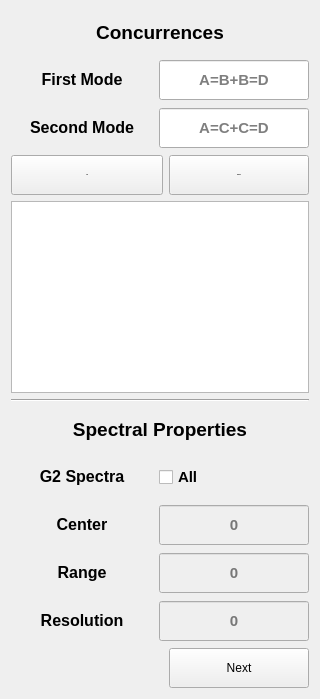
      <widget class="QWidget" name="tab_concurrence">
       <attribute name="title">
        <string>Concurrence</string>
       </attribute>
       <layout class="QGridLayout" name="gridLayout">
        <item row="11" column="0">
         <widget class="QLabel" name="label_114">
          <property name="minimumSize">
           <size>
            <width>142</width>
            <height>42</height>
           </size>
          </property>
          <property name="maximumSize">
           <size>
            <width>200</width>
            <height>16777215</height>
           </size>
          </property>
          <property name="text">
           <string>&lt;html&gt;&lt;head/&gt;&lt;body&gt;&lt;p align=&quot;center&quot;&gt;&lt;span style=&quot; font-size:12pt; font-weight:700;&quot;&gt;Range&lt;/span&gt;&lt;/p&gt;&lt;/body&gt;&lt;/html&gt;</string>
          </property>
         </widget>
        </item>
        <item row="12" column="0">
         <widget class="QLabel" name="label_115">
          <property name="minimumSize">
           <size>
            <width>142</width>
            <height>42</height>
           </size>
          </property>
          <property name="maximumSize">
           <size>
            <width>200</width>
            <height>16777215</height>
           </size>
          </property>
          <property name="text">
           <string>&lt;html&gt;&lt;head/&gt;&lt;body&gt;&lt;p align=&quot;center&quot;&gt;&lt;span style=&quot; font-size:12pt; font-weight:700;&quot;&gt;Resolution&lt;/span&gt;&lt;/p&gt;&lt;/body&gt;&lt;/html&gt;</string>
          </property>
         </widget>
        </item>
        <item row="9" column="0">
         <widget class="QLabel" name="label_55">
          <property name="minimumSize">
           <size>
            <width>142</width>
            <height>42</height>
           </size>
          </property>
          <property name="maximumSize">
           <size>
            <width>200</width>
            <height>16777215</height>
           </size>
          </property>
          <property name="text">
           <string>&lt;html&gt;&lt;head/&gt;&lt;body&gt;&lt;p align=&quot;center&quot;&gt;&lt;span style=&quot; font-size:12pt; font-weight:700;&quot;&gt;G2 Spectra&lt;/span&gt;&lt;/p&gt;&lt;/body&gt;&lt;/html&gt;</string>
          </property>
         </widget>
        </item>
        <item row="4" column="0">
         <widget class="QLabel" name="label_54">
          <property name="minimumSize">
           <size>
            <width>142</width>
            <height>42</height>
           </size>
          </property>
          <property name="maximumSize">
           <size>
            <width>200</width>
            <height>16777215</height>
           </size>
          </property>
          <property name="text">
           <string>&lt;html&gt;&lt;head/&gt;&lt;body&gt;&lt;p align=&quot;center&quot;&gt;&lt;span style=&quot; font-size:12pt; font-weight:700;&quot;&gt;Second Mode&lt;/span&gt;&lt;/p&gt;&lt;/body&gt;&lt;/html&gt;</string>
          </property>
         </widget>
        </item>
        <item row="10" column="0">
         <widget class="QLabel" name="label_113">
          <property name="minimumSize">
           <size>
            <width>142</width>
            <height>42</height>
           </size>
          </property>
          <property name="maximumSize">
           <size>
            <width>200</width>
            <height>16777215</height>
           </size>
          </property>
          <property name="text">
           <string>&lt;html&gt;&lt;head/&gt;&lt;body&gt;&lt;p align=&quot;center&quot;&gt;&lt;span style=&quot; font-size:12pt; font-weight:700;&quot;&gt;Center&lt;/span&gt;&lt;/p&gt;&lt;/body&gt;&lt;/html&gt;</string>
          </property>
         </widget>
        </item>
        <item row="3" column="0">
         <widget class="QLabel" name="label_53">
          <property name="minimumSize">
           <size>
            <width>142</width>
            <height>42</height>
           </size>
          </property>
          <property name="maximumSize">
           <size>
            <width>200</width>
            <height>16777215</height>
           </size>
          </property>
          <property name="text">
           <string>&lt;html&gt;&lt;head/&gt;&lt;body&gt;&lt;p align=&quot;center&quot;&gt;&lt;span style=&quot; font-size:12pt; font-weight:700;&quot;&gt;First Mode&lt;/span&gt;&lt;/p&gt;&lt;/body&gt;&lt;/html&gt;</string>
          </property>
         </widget>
        </item>
        <item row="5" column="0" colspan="2">
         <widget class="QPushButton" name="button_add_concurrence_to_output">
          <property name="minimumSize">
           <size>
            <width>140</width>
            <height>40</height>
           </size>
          </property>
          <property name="font">
           <font>
            <pointsize>-1</pointsize>
            <bold>true</bold>
           </font>
          </property>
          <property name="text">
           <string>Add</string>
          </property>
         </widget>
        </item>
        <item row="5" column="2">
         <widget class="QPushButton" name="button_remove_concurrence_from_output">
          <property name="minimumSize">
           <size>
            <width>140</width>
            <height>40</height>
           </size>
          </property>
          <property name="font">
           <font>
            <pointsize>-1</pointsize>
            <bold>true</bold>
           </font>
          </property>
          <property name="text">
           <string>Remove</string>
          </property>
         </widget>
        </item>
        <item row="2" column="0" colspan="3">
         <widget class="QLabel" name="label_title_set_concurrences">
          <property name="minimumSize">
           <size>
            <width>142</width>
            <height>42</height>
           </size>
          </property>
          <property name="maximumSize">
           <size>
            <width>16777215</width>
            <height>40</height>
           </size>
          </property>
          <property name="frameShape">
           <enum>QFrame::NoFrame</enum>
          </property>
          <property name="frameShadow">
           <enum>QFrame::Plain</enum>
          </property>
          <property name="text">
           <string>&lt;html&gt;&lt;head/&gt;&lt;body&gt;&lt;p align=&quot;center&quot;&gt;&lt;span style=&quot; font-size:14pt; font-weight:700;&quot;&gt;Concurrences&lt;/span&gt;&lt;/p&gt;&lt;/body&gt;&lt;/html&gt;</string>
          </property>
         </widget>
        </item>
        <item row="3" column="1" colspan="2">
         <widget class="QLineEdit" name="textinput_concurrence_first">
          <property name="minimumSize">
           <size>
            <width>140</width>
            <height>40</height>
           </size>
          </property>
          <property name="font">
           <font>
            <pointsize>11</pointsize>
            <bold>true</bold>
           </font>
          </property>
          <property name="text">
           <string/>
          </property>
          <property name="frame">
           <bool>true</bool>
          </property>
          <property name="alignment">
           <set>Qt::AlignCenter</set>
          </property>
          <property name="placeholderText">
           <string>A=B+B=D</string>
          </property>
         </widget>
        </item>
        <item row="4" column="1" colspan="2">
         <widget class="QLineEdit" name="textinput_concurrence_second">
          <property name="minimumSize">
           <size>
            <width>140</width>
            <height>40</height>
           </size>
          </property>
          <property name="font">
           <font>
            <pointsize>11</pointsize>
            <bold>true</bold>
           </font>
          </property>
          <property name="text">
           <string/>
          </property>
          <property name="frame">
           <bool>true</bool>
          </property>
          <property name="alignment">
           <set>Qt::AlignCenter</set>
          </property>
          <property name="placeholderText">
           <string>A=C+C=D</string>
          </property>
         </widget>
        </item>
        <item row="6" column="0" colspan="3">
         <widget class="QListView" name="text_output_list_of_concurrences"/>
        </item>
        <item row="8" column="0" colspan="3">
         <widget class="QLabel" name="label_title_set_concurrences_2">
          <property name="minimumSize">
           <size>
            <width>142</width>
            <height>42</height>
           </size>
          </property>
          <property name="maximumSize">
           <size>
            <width>16777215</width>
            <height>40</height>
           </size>
          </property>
          <property name="frameShape">
           <enum>QFrame::NoFrame</enum>
          </property>
          <property name="frameShadow">
           <enum>QFrame::Plain</enum>
          </property>
          <property name="text">
           <string>&lt;html&gt;&lt;head/&gt;&lt;body&gt;&lt;p align=&quot;center&quot;&gt;&lt;span style=&quot; font-size:14pt; font-weight:700;&quot;&gt;Spectral Properties&lt;/span&gt;&lt;/p&gt;&lt;/body&gt;&lt;/html&gt;</string>
          </property>
         </widget>
        </item>
        <item row="9" column="1" colspan="2">
         <widget class="QCheckBox" name="input_concurrence_add_spectra">
          <property name="minimumSize">
           <size>
            <width>150</width>
            <height>40</height>
           </size>
          </property>
          <property name="font">
           <font>
            <pointsize>11</pointsize>
            <bold>true</bold>
           </font>
          </property>
          <property name="text">
           <string>All</string>
          </property>
          <property name="checked">
           <bool>false</bool>
          </property>
         </widget>
        </item>
        <item row="10" column="1" colspan="2">
         <widget class="QLineEdit" name="textinput_concurrence_spec_freq">
          <property name="enabled">
           <bool>false</bool>
          </property>
          <property name="minimumSize">
           <size>
            <width>140</width>
            <height>40</height>
           </size>
          </property>
          <property name="font">
           <font>
            <pointsize>11</pointsize>
            <bold>true</bold>
           </font>
          </property>
          <property name="text">
           <string/>
          </property>
          <property name="frame">
           <bool>true</bool>
          </property>
          <property name="alignment">
           <set>Qt::AlignCenter</set>
          </property>
          <property name="placeholderText">
           <string>0</string>
          </property>
         </widget>
        </item>
        <item row="11" column="1" colspan="2">
         <widget class="QLineEdit" name="textinput_concurrence_spec_range">
          <property name="enabled">
           <bool>false</bool>
          </property>
          <property name="minimumSize">
           <size>
            <width>140</width>
            <height>40</height>
           </size>
          </property>
          <property name="font">
           <font>
            <pointsize>11</pointsize>
            <bold>true</bold>
           </font>
          </property>
          <property name="text">
           <string/>
          </property>
          <property name="frame">
           <bool>true</bool>
          </property>
          <property name="alignment">
           <set>Qt::AlignCenter</set>
          </property>
          <property name="placeholderText">
           <string>0</string>
          </property>
         </widget>
        </item>
        <item row="12" column="1" colspan="2">
         <widget class="QLineEdit" name="textinput_concurrence_spec_res">
          <property name="enabled">
           <bool>false</bool>
          </property>
          <property name="minimumSize">
           <size>
            <width>140</width>
            <height>40</height>
           </size>
          </property>
          <property name="font">
           <font>
            <pointsize>11</pointsize>
            <bold>true</bold>
           </font>
          </property>
          <property name="text">
           <string/>
          </property>
          <property name="frame">
           <bool>true</bool>
          </property>
          <property name="alignment">
           <set>Qt::AlignCenter</set>
          </property>
          <property name="placeholderText">
           <string>0</string>
          </property>
         </widget>
        </item>
        <item row="13" column="2">
         <widget class="QPushButton" name="button_next_tab_sconc_to_stats">
          <property name="minimumSize">
           <size>
            <width>140</width>
            <height>40</height>
           </size>
          </property>
          <property name="maximumSize">
           <size>
            <width>200</width>
            <height>16777215</height>
           </size>
          </property>
          <property name="text">
           <string>Next</string>
          </property>
          <property name="checkable">
           <bool>false</bool>
          </property>
         </widget>
        </item>
        <item row="7" column="0" colspan="3">
         <widget class="Line" name="line_12">
          <property name="orientation">
           <enum>Qt::Horizontal</enum>
          </property>
         </widget>
        </item>
       </layout>
      </widget>
